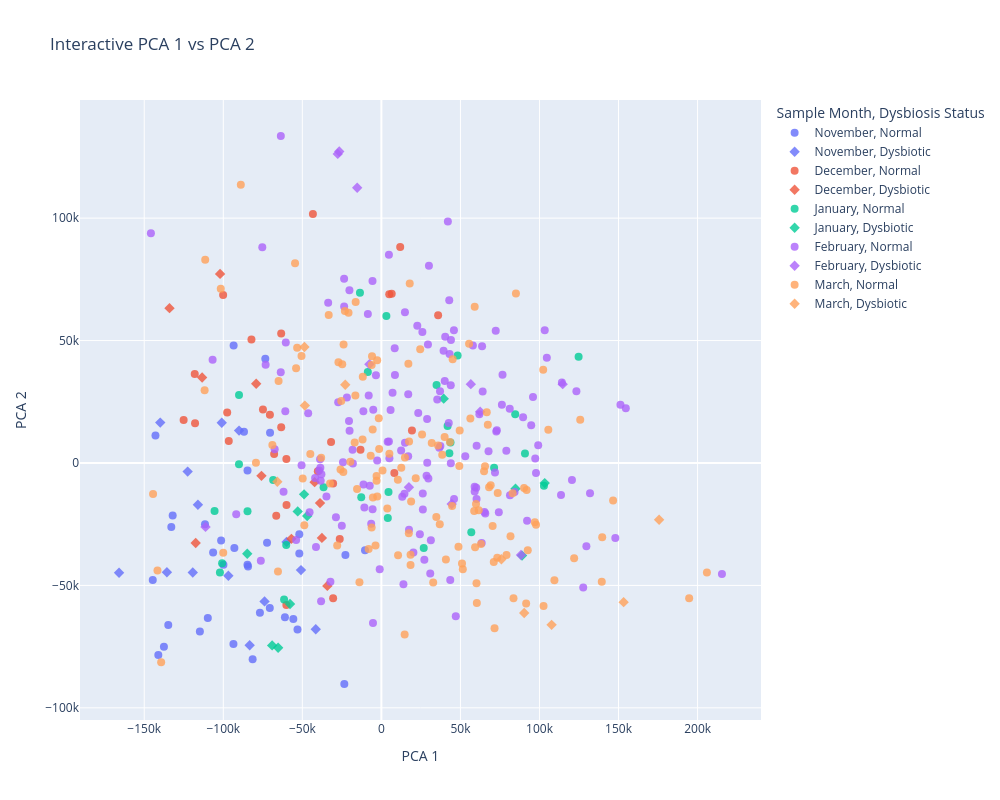

The cell this chart's notebook holds for it:
### Code cell
import plotly.express as px

# Create a dataframe for interactive plotting, taking useful metadata for hover
interactive_df = pca_df.copy()
interactive_df["filename"] = interactive_df.index
interactive_df["sampID"] = trimmed_metadata["sampID"]
interactive_df["plate.pos"] = trimmed_metadata["plate.pos"]
interactive_df["Experiment Type"] = trimmed_metadata["Experiment Type"]

# Plot using plotly
fig = px.scatter(
    interactive_df,
    x="PCA 1",
    y="PCA 2",
    color="Sample Month",
    symbol="Dysbiosis Status",
    hover_data=["filename", "sampID", "plate.pos", "Experiment Type"],
    title="Interactive PCA 1 vs PCA 2",
    width=1000,
    height=800,
)

fig.update_traces(marker=dict(size=8, opacity=0.8))
fig.show()

### Figure 1 — Plotly figure (JSON) as saved in the notebook; plotly's stock layout.template omitted (floating-point values rounded to 4 significant figures; data arrays with more than 128 entries replaced by an {"elided": "..."} marker saying what was removed)
{"data": [{"customdata": {"elided": "34x4 str values"}, "hovertemplate": "Sample Month=November<br>Dysbiosis Status=Normal<br>PCA 1=%{x}<br>PCA 2=%{y}<br>filename=%{customdata[0]}<br>sampID=%{customdata[1]}<br>plate.pos=%{customdata[2]}<br>Experiment Type=%{customdata[3]}<extra></extra>", "legendgroup": "November, Normal", "marker": {"color": "#636efa", "opacity": 0.8, "size": 8, "symbol": "circle"}, "mode": "markers", "name": "November, Normal", "orientation": "v", "showlegend": true, "type": "scatter", "x": [-109800.0, -132000.0, -134800.0, -92990.0, -137500.0, -73430.0, -10350.0, -72320.0, -23450.0, -81440.0, -76830.0, -93580.0, -53070.0, -55690.0, -51920.0, -61010.0, -70580.0, -106400.0, -99910.0, -51920.0, -84700.0, -114800.0, -101400.0, -111600.0, -86900.0, -142900.0, -70420.0, -22760.0, -93460.0, -84680.0, -132900.0, -84340.0, -141100.0, -144600.0], "xaxis": "x", "y": [-63350.0, -21440.0, -66160.0, -34730.0, -75030.0, 42590.0, -35610.0, -32590.0, -90260.0, -80200.0, -61190.0, -73880.0, -68050.0, -63750.0, -36940.0, -63050.0, -59190.0, -36570.0, -41580.0, -29100.0, -41520.0, -68810.0, -31690.0, -25040.0, 12740.0, 11270.0, 12330.0, -37610.0, 47950.0, -3092.0, -26110.0, -42250.0, -78450.0, -47780.0], "yaxis": "y"}, {"customdata": [["A2450525897_n01_LICRNA01_H01", "LIC008", "H01", "Long Term"], ["A2450525897_n01_LICRNA01_E02", "LIC017", "E02", "Long Term"], ["A2450525897_n01_LICRNA01_F02", "LIC018", "F02", "Long Term"], ["A2450525897_n01_LICRNA01_B03", "LIC026", "B03", "Long Term"], ["A2450525897_n01_LICRNA01_B04", "LIC038", "B04", "Long Term"], ["A2450525897_n01_LICRNA01_E04", "LIC041", "E04", "Long Term"], ["A2450525897_n01_LICRNA01_B05", "LIC050", "B05", "Long Term"], ["A2450525897_n01_LICRNA01_D05", "LIC052", "D05", "Long Term"], ["A2450525897_n01_LICRNA01_F05", "LIC054", "F05", "Long Term"], ["A2450525897_n01_LICRNA01_E06", "LIC065", "E06", "Long Term"], ["A2450525897_n01_LICRNA01_F06", "LIC066", "F06", "Long Term"], ["A2534491401_n01_LICRNA05_F08", "LIC030", "F08", "Long Term"], ["A2534491401_n01_LICRNA05_H10", "LIC020", "H10", "Long Term"], ["A2534491401_n01_LICRNA05_E11", "LIC013", "E11", "Long Term"]], "hovertemplate": "Sample Month=November<br>Dysbiosis Status=Dysbiotic<br>PCA 1=%{x}<br>PCA 2=%{y}<br>filename=%{customdata[0]}<br>sampID=%{customdata[1]}<br>plate.pos=%{customdata[2]}<br>Experiment Type=%{customdata[3]}<extra></extra>", "legendgroup": "November, Dysbiotic", "marker": {"color": "#636efa", "opacity": 0.8, "size": 8, "symbol": "diamond"}, "mode": "markers", "name": "November, Dysbiotic", "orientation": "v", "showlegend": true, "type": "scatter", "x": [-96790.0, -41520.0, -73900.0, -59980.0, -122500.0, -165900.0, -101000.0, -119300.0, -116100.0, -90020.0, -139900.0, -83320.0, -135700.0, -50860.0], "xaxis": "x", "y": [-46070.0, -67900.0, -56540.0, -32230.0, -3525.0, -44830.0, 16420.0, -44740.0, -17060.0, 13230.0, 16510.0, -74460.0, -44630.0, -43750.0], "yaxis": "y"}, {"customdata": [["A2450525897_n01_LICRNA01_B07", "LIC074", "B07", "Long Term"], ["A2450525897_n01_LICRNA01_C07", "LIC075", "C07", "Long Term"], ["A2450525897_n01_LICRNA01_D07", "LIC076", "D07", "Long Term"], ["A2450525897_n01_LICRNA01_F07", "LIC078", "F07", "Long Term"], ["A2450525897_n01_LICRNA01_H07", "LIC080", "H07", "Long Term"], ["A2450525897_n01_LICRNA01_C08", "LIC099", "C08", "Long Term"], ["A2450525897_n01_LICRNA01_D08", "LIC100", "D08", "Long Term"], ["A2450525897_n01_LICRNA01_E08", "LIC101", "E08", "Long Term"], ["A2450525897_n01_LICRNA01_F08", "LIC102", "F08", "Long Term"], ["A2450525897_n01_LICRNA01_H08", "LIC104", "H08", "Long Term"], ["A2450525897_n01_LICRNA01_A09", "LIC109", "A09", "Long Term"], ["A2450525897_n01_LICRNA01_C09", "LIC111", "C09", "Long Term"], ["A2450525897_n01_LICRNA01_D09", "LIC112", "D09", "Long Term"], ["A2450525897_n01_LICRNA01_E09", "LIC113", "E09", "Long Term"], ["A2450525897_n01_LICRNA01_F09", "LIC114", "F09", "Long Term"], ["A2450525897_n01_LICRNA01_H09", "LIC116", "H09", "Long Term"], ["A2450525897_n01_LICRNA01_A10", "LIC121", "A10", "Long Term"], ["A2450525897_n01_LICRNA01_C10", "LIC123", "C10", "Long Term"], ["A2450525897_n01_LICRNA01_F10", "LIC126", "F10", "Long Term"], ["A2450525897_n01_LICRNA01_H10", "LIC128", "H10", "Long Term"], ["B250508004_n01_LICRNA03_A04", "LIC361", "A04", "Long Term"], ["B250508004_n01_LICRNA03_B04", "LIC362", "B04", "Long Term"], ["B250508004_n01_LICRNA03_C04", "LIC363", "C04", "Long Term"], ["B250508004_n01_LICRNA03_D04", "LIC364", "D04", "Long Term"], ["B250508004_n01_LICRNA03_E04", "LIC365", "E04", "Long Term"], ["B250508004_n01_LICRNA03_F04", "LIC366", "F04", "Long Term"], ["B250508004_n01_LICRNA03_G04", "LIC367", "G04", "Long Term"], ["B250508004_n01_LICRNA03_H04", "LIC368", "H04", "Long Term"], ["A2534491401_n01_LICRNA05_B08", "LIC097", "B08", "Long Term"]], "hovertemplate": "Sample Month=December<br>Dysbiosis Status=Normal<br>PCA 1=%{x}<br>PCA 2=%{y}<br>filename=%{customdata[0]}<br>sampID=%{customdata[1]}<br>plate.pos=%{customdata[2]}<br>Experiment Type=%{customdata[3]}<extra></extra>", "legendgroup": "December, Normal", "marker": {"color": "#EF553B", "opacity": 0.8, "size": 8, "symbol": "circle"}, "mode": "markers", "name": "December, Normal", "orientation": "v", "showlegend": true, "type": "scatter", "x": [-125100.0, -60090.0, -117900.0, -118100.0, -66510.0, -63370.0, -31830.0, -82180.0, -13210.0, -63390.0, -40220.0, -60000.0, -26350.0, -30550.0, -67830.0, -97540.0, -60100.0, -96530.0, -74910.0, -70520.0, -100100.0, -43320.0, 35890.0, 6524.0, 19330.0, 11900.0, 8188.0, 4967.0, -30520.0], "xaxis": "x", "y": [17540.0, 1618.0, 16180.0, 36360.0, -21570.0, 14590.0, 8615.0, 50440.0, 5421.0, 52860.0, -3408.0, -17190.0, -31080.0, -8405.0, 3696.0, 20570.0, -58010.0, 8947.0, 21870.0, 19700.0, 68590.0, 101700.0, 60320.0, 69140.0, 13270.0, 88220.0, -4137.0, 68920.0, -55210.0], "yaxis": "y"}, {"customdata": [["A2450525897_n01_LICRNA01_A07", "LIC073", "A07", "Long Term"], ["A2450525897_n01_LICRNA01_E07", "LIC077", "E07", "Long Term"], ["A2450525897_n01_LICRNA01_B08", "LIC098", "B08", "Long Term"], ["A2450525897_n01_LICRNA01_G08", "LIC103", "G08", "Long Term"], ["A2450525897_n01_LICRNA01_B09", "LIC110", "B09", "Long Term"], ["A2450525897_n01_LICRNA01_G09", "LIC115", "G09", "Long Term"], ["A2450525897_n01_LICRNA01_B10", "LIC122", "B10", "Long Term"], ["A2450525897_n01_LICRNA01_D10", "LIC124", "D10", "Long Term"], ["A2450525897_n01_LICRNA01_E10", "LIC125", "E10", "Long Term"], ["A2450525897_n01_LICRNA01_G10", "LIC127", "G10", "Long Term"], ["A2534491401_n01_LICRNA05_G08", "LIC079", "G08", "Long Term"]], "hovertemplate": "Sample Month=December<br>Dysbiosis Status=Dysbiotic<br>PCA 1=%{x}<br>PCA 2=%{y}<br>filename=%{customdata[0]}<br>sampID=%{customdata[1]}<br>plate.pos=%{customdata[2]}<br>Experiment Type=%{customdata[3]}<extra></extra>", "legendgroup": "December, Dysbiotic", "marker": {"color": "#EF553B", "opacity": 0.8, "size": 8, "symbol": "diamond"}, "mode": "markers", "name": "December, Dysbiotic", "orientation": "v", "showlegend": true, "type": "scatter", "x": [-113400.0, -34200.0, -102000.0, -37620.0, -38820.0, -75860.0, -42240.0, -117500.0, -79190.0, -56920.0, -134000.0], "xaxis": "x", "y": [34930.0, -50190.0, 77230.0, -30600.0, -16390.0, -5256.0, -7823.0, -32680.0, 32340.0, -30970.0, 63230.0], "yaxis": "y"}, {"customdata": [["A2450525897_n01_LICRNA01_B11", "LIC134", "B11", "Long Term"], ["A2450525897_n01_LICRNA01_E11", "LIC137", "E11", "Long Term"], ["A2450525897_n01_LICRNA01_F11", "LIC138", "F11", "Long Term"], ["A2450525897_n01_LICRNA01_H11", "LIC140", "H11", "Long Term"], ["A2450525897_n01_LICRNA01_A12", "LIC145", "A12", "Long Term"], ["A2450525897_n01_LICRNA01_B12", "LIC146", "B12", "Long Term"], ["A2450525897_n01_LICRNA01_F12", "LIC150", "F12", "Long Term"], ["A2450525897_n01_LICRNA01_H12", "LIC152", "H12", "Long Term"], ["A2449446903_n01_LICRNA02_B01", "LIC158", "B01", "Long Term"], ["A2449446903_n01_LICRNA02_C01", "LIC159", "C01", "Long Term"], ["A2449446903_n01_LICRNA02_D01", "LIC160", "D01", "Long Term"], ["A2449446903_n01_LICRNA02_G01", "LIC163", "G01", "Long Term"], ["A2449446903_n01_LICRNA02_A02", "LIC169", "A02", "Long Term"], ["A2449446903_n01_LICRNA02_B02", "LIC170", "B02", "Long Term"], ["A2449446903_n01_LICRNA02_C02", "LIC171", "C02", "Long Term"], ["A2449446903_n01_LICRNA02_D02", "LIC172", "D02", "Long Term"], ["A2449446903_n01_LICRNA02_E02", "LIC173", "E02", "Long Term"], ["A2449446903_n01_LICRNA02_G02", "LIC175", "G02", "Long Term"], ["A2449446903_n01_LICRNA02_H02", "LIC176", "H02", "Long Term"], ["B250508004_n01_LICRNA03_A03", "LIC349", "A03", "Long Term"], ["B250508004_n01_LICRNA03_C03", "LIC351", "C03", "Long Term"], ["B250508004_n01_LICRNA03_E03", "LIC353", "E03", "Long Term"], ["B250508004_n01_LICRNA03_F03", "LIC354", "F03", "Long Term"], ["B250508004_n01_LICRNA03_G03", "LIC355", "G03", "Long Term"], ["B250508004_n01_LICRNA03_H03", "LIC356", "H03", "Long Term"], ["A2534491401_n01_LICRNA05_C08", "LIC135", "C08", "Long Term"], ["A2534491401_n01_LICRNA05_C11", "LIC148", "C11", "Long Term"], ["A2534491401_n01_LICRNA05_D11", "LIC350", "D11", "Long Term"]], "hovertemplate": "Sample Month=January<br>Dysbiosis Status=Normal<br>PCA 1=%{x}<br>PCA 2=%{y}<br>filename=%{customdata[0]}<br>sampID=%{customdata[1]}<br>plate.pos=%{customdata[2]}<br>Experiment Type=%{customdata[3]}<extra></extra>", "legendgroup": "January, Normal", "marker": {"color": "#00cc96", "opacity": 0.8, "size": 8, "symbol": "circle"}, "mode": "markers", "name": "January, Normal", "orientation": "v", "showlegend": true, "type": "scatter", "x": [-84680.0, -61540.0, -105500.0, -90070.0, -102100.0, 26780.0, -60190.0, 4058.0, 56860.0, 71300.0, 90820.0, 102800.0, 43000.0, -13560.0, 48210.0, 84650.0, 34890.0, 43730.0, 124700.0, -68450.0, -8587.0, 4498.0, 41870.0, -12740.0, 3151.0, -36580.0, -100700.0, -90040.0], "xaxis": "x", "y": [-19740.0, -55710.0, -19620.0, -519.3, -44730.0, -34720.0, -33540.0, -22500.0, -28270.0, -1960.0, 3865.0, -9322.0, 4028.0, 69540.0, 43880.0, 19910.0, 31810.0, 8341.0, 43400.0, -6958.0, 37190.0, -11850.0, 15080.0, -14020.0, 59980.0, -9945.0, -40910.0, 27800.0], "yaxis": "y"}, {"customdata": [["A2450525897_n01_LICRNA01_A11", "LIC133", "A11", "Long Term"], ["A2450525897_n01_LICRNA01_G11", "LIC139", "G11", "Long Term"], ["A2450525897_n01_LICRNA01_C12", "LIC147", "C12", "Long Term"], ["A2450525897_n01_LICRNA01_E12", "LIC149", "E12", "Long Term"], ["A2450525897_n01_LICRNA01_G12", "LIC151", "G12", "Long Term"], ["A2449446903_n01_LICRNA02_E01", "LIC161", "E01", "Long Term"], ["A2449446903_n01_LICRNA02_H01", "LIC164", "H01", "Long Term"], ["A2449446903_n01_LICRNA02_F02", "LIC174", "F02", "Long Term"], ["B250508004_n01_LICRNA03_D03", "LIC352", "D03", "Long Term"], ["A2534491401_n01_LICRNA05_D08", "LIC136", "D08", "Long Term"], ["A2534491401_n01_LICRNA05_D10", "LIC157", "D10", "Long Term"]], "hovertemplate": "Sample Month=January<br>Dysbiosis Status=Dysbiotic<br>PCA 1=%{x}<br>PCA 2=%{y}<br>filename=%{customdata[0]}<br>sampID=%{customdata[1]}<br>plate.pos=%{customdata[2]}<br>Experiment Type=%{customdata[3]}<extra></extra>", "legendgroup": "January, Dysbiotic", "marker": {"color": "#00cc96", "opacity": 0.8, "size": 8, "symbol": "diamond"}, "mode": "markers", "name": "January, Dysbiotic", "orientation": "v", "showlegend": true, "type": "scatter", "x": [-69100.0, -52930.0, -84840.0, -65300.0, -57780.0, 88970.0, 103300.0, 84830.0, 39430.0, -46920.0, -48910.0], "xaxis": "x", "y": [-74510.0, -19770.0, -37080.0, -75480.0, -57590.0, -37830.0, -8212.0, -10480.0, 26270.0, -21620.0, -12810.0], "yaxis": "y"}, {"customdata": {"elided": "149x4 str values"}, "hovertemplate": "Sample Month=February<br>Dysbiosis Status=Normal<br>PCA 1=%{x}<br>PCA 2=%{y}<br>filename=%{customdata[0]}<br>sampID=%{customdata[1]}<br>plate.pos=%{customdata[2]}<br>Experiment Type=%{customdata[3]}<extra></extra>", "legendgroup": "February, Normal", "marker": {"color": "#ab63fa", "opacity": 0.8, "size": 8, "symbol": "circle"}, "mode": "markers", "name": "February, Normal", "orientation": "v", "showlegend": true, "type": "scatter", "x": {"elided": "149 float values"}, "xaxis": "x", "y": {"elided": "149 float values"}, "yaxis": "y"}, {"customdata": [["A2449446903_n01_LICRNA02_H05", "LIC224", "H05", "Long Term"], ["A2449446903_n01_LICRNA02_C07", "LIC243", "C07", "Long Term"], ["A2449446903_n01_LICRNA02_G07", "LIC247", "G07", "Long Term"], ["B250508004_n01_LICRNA03_E05", "LIC389", "E05", "Circadian Experiment 1"], ["B250508004_n01_LICRNA03_G05", "LIC391", "G05", "Circadian Experiment 1"], ["B250508004_n01_LICRNA03_A06", "LIC397", "A06", "Circadian Experiment 1"], ["B250508004_n01_LICRNA03_B06", "LIC398", "B06", "Circadian Experiment 1"], ["B250508004_n01_LICRNA03_D08", "LIC424", "D08", "Circadian Experiment 1"], ["B2449500127_n01_LICRNA04_H02", "LIC500", "H02", "Circadian Experiment 1"], ["B2449500127_n01_LICRNA04_G04", "LIC523", "G04", "Circadian Experiment 1"], ["A2534491401_n01_LICRNA05_G12", "LIC493", "G12", "Circadian Experiment 1"]], "hovertemplate": "Sample Month=February<br>Dysbiosis Status=Dysbiotic<br>PCA 1=%{x}<br>PCA 2=%{y}<br>filename=%{customdata[0]}<br>sampID=%{customdata[1]}<br>plate.pos=%{customdata[2]}<br>Experiment Type=%{customdata[3]}<extra></extra>", "legendgroup": "February, Dysbiotic", "marker": {"color": "#ab63fa", "opacity": 0.8, "size": 8, "symbol": "diamond"}, "mode": "markers", "name": "February, Dysbiotic", "orientation": "v", "showlegend": true, "type": "scatter", "x": [56570.0, 17410.0, 114700.0, -15300.0, -27600.0, 88320.0, -26660.0, 62470.0, -7582.0, 44480.0, -111200.0], "xaxis": "x", "y": [32200.0, -9930.0, 32190.0, 112400.0, 126200.0, -37580.0, 127200.0, 20970.0, 40320.0, -16760.0, -26100.0], "yaxis": "y"}, {"customdata": {"elided": "130x4 str values"}, "hovertemplate": "Sample Month=March<br>Dysbiosis Status=Normal<br>PCA 1=%{x}<br>PCA 2=%{y}<br>filename=%{customdata[0]}<br>sampID=%{customdata[1]}<br>plate.pos=%{customdata[2]}<br>Experiment Type=%{customdata[3]}<extra></extra>", "legendgroup": "March, Normal", "marker": {"color": "#FFA15A", "opacity": 0.8, "size": 8, "symbol": "circle"}, "mode": "markers", "name": "March, Normal", "orientation": "v", "showlegend": true, "type": "scatter", "x": {"elided": "130 float values"}, "xaxis": "x", "y": {"elided": "130 float values"}, "yaxis": "y"}, {"customdata": [["A2449446903_n01_LICRNA02_G11", "LIC307", "G11", "Long Term"], ["A2449446903_n01_LICRNA02_A12", "LIC313", "A12", "Long Term"], ["A2449446903_n01_LICRNA02_D12", "LIC316", "D12", "Long Term"], ["A2449446903_n01_LICRNA02_E12", "LIC317", "E12", "Long Term"], ["B2449500127_n01_LICRNA04_B08", "LIC590", "B08", "Circadian Experiment 2"], ["B2449500127_n01_LICRNA04_D10", "LIC616", "D10", "Circadian Experiment 2"], ["B2449500127_n01_LICRNA04_F12", "LIC642", "F12", "Circadian Experiment 2"], ["A2534491401_n01_LICRNA05_A01", "LIC673", "A01", "Circadian Experiment 2"], ["A2534491401_n01_LICRNA05_A04", "LIC709", "A04", "Circadian Experiment 2"]], "hovertemplate": "Sample Month=March<br>Dysbiosis Status=Dysbiotic<br>PCA 1=%{x}<br>PCA 2=%{y}<br>filename=%{customdata[0]}<br>sampID=%{customdata[1]}<br>plate.pos=%{customdata[2]}<br>Experiment Type=%{customdata[3]}<extra></extra>", "legendgroup": "March, Dysbiotic", "marker": {"color": "#FFA15A", "opacity": 0.8, "size": 8, "symbol": "diamond"}, "mode": "markers", "name": "March, Dysbiotic", "orientation": "v", "showlegend": true, "type": "scatter", "x": [175700.0, 75900.0, 153200.0, 107700.0, -48670.0, -22860.0, 90320.0, -48420.0, -65820.0], "xaxis": "x", "y": [-23200.0, -39310.0, -56840.0, -66100.0, 47340.0, 31960.0, -61300.0, 23430.0, -7680.0], "yaxis": "y"}], "layout": {"height": 800, "legend": {"title": {"text": "Sample Month, Dysbiosis Status"}, "tracegroupgap": 0}, "title": {"text": "Interactive PCA 1 vs PCA 2"}, "width": 1000, "xaxis": {"anchor": "y", "domain": [0.0, 1.0], "title": {"text": "PCA 1"}}, "yaxis": {"anchor": "x", "domain": [0.0, 1.0], "title": {"text": "PCA 2"}}}}
